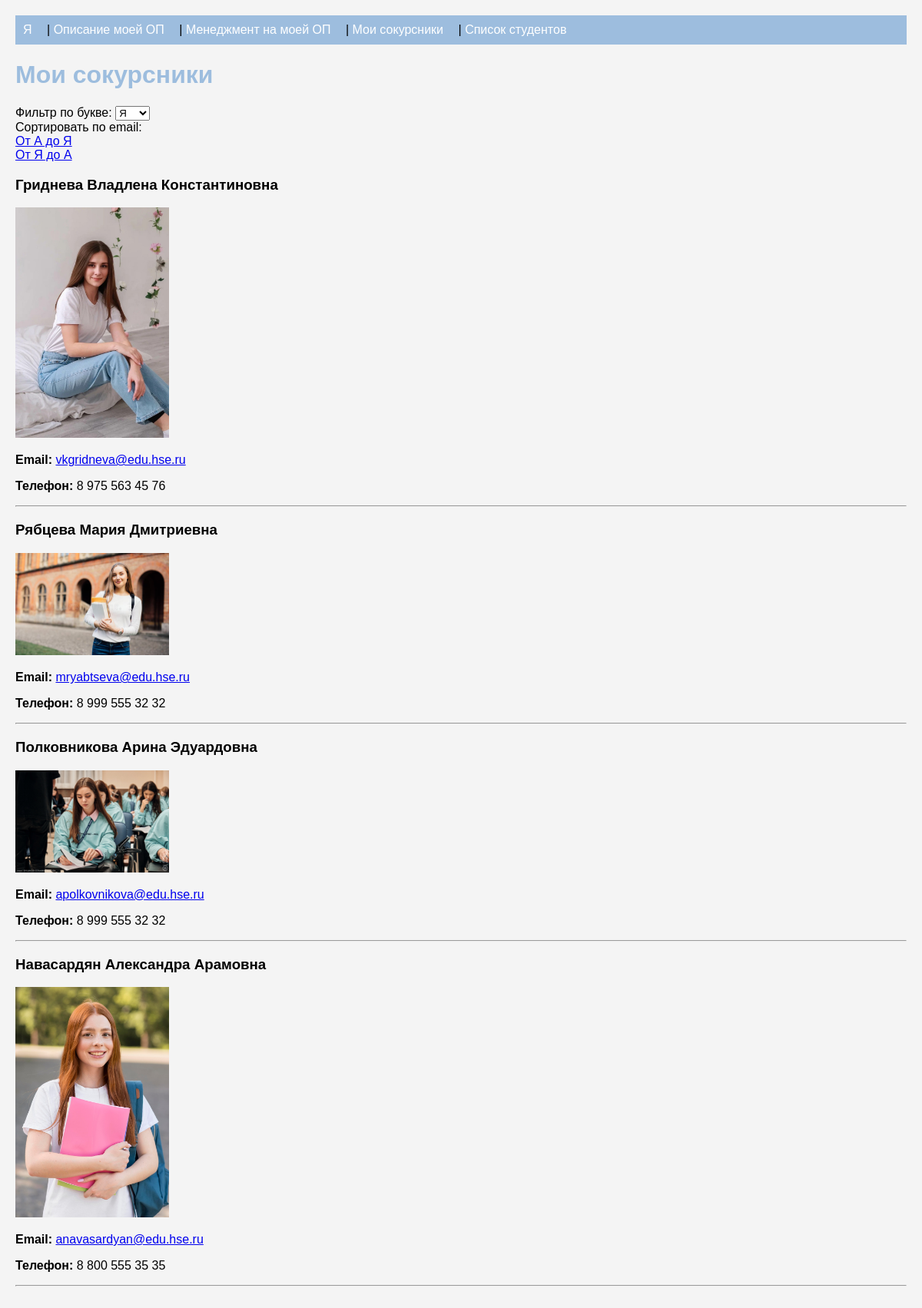
Screenshot of /hse/classmates/?sort_order=desc with the database file from the repository.
### hse_site/models.py (models this page shows, shortened)
class Classmate(models.Model):
    name = models.CharField(max_length=100)
    photo = models.ImageField(upload_to='classmate_photos/', blank=True, null=True)
    email = models.EmailField()
    phone = models.CharField(max_length=20)
    created_at = models.DateTimeField(auto_now_add=True)

### hse_site/views.py (the view)
# urls.py: path('classmates/', views.classmates, name='classmates'),
def classmates(request):
    classmates = Classmate.objects.all()
    letter = request.GET.get('letter', '')
    if letter:
        classmates = classmates.filter(name__istartswith=letter)
    sort_order = request.GET.get('sort_order', 'asc')  # 'asc' или 'desc'
    if sort_order == 'desc':
        classmates = classmates.order_by('-email')
    else:
        classmates = classmates.order_by('email')
    return render(request, 'hse_site/classmates.html', {'classmates': classmates, 'letter': letter, 'sort_order': sort_order})

### hse_site/templates/hse_site/classmates.html (shortened to what this page needs)
{% extends 'hse_site/base.html' %}
{% block content %}
<h1>Мои сокурсники</h1>
<form method="get" action="">
    <label for="letter">Фильтр по букве:</label>
    <select name="letter" id="letter" onchange="this.form.submit()">
        {% for letter in "АБВГДЕЁЖЗИЙКЛМНОПРСТУФХЦЧШЩЪЫЬЭЮЯ" %}
            <option value="{{ letter }}" {% if letter == letter %} selected {% endif %}>{{ letter }}</option>
        {% endfor %}
    </select>
</form>
<div>
    Сортировать по email:
    <a href="?sort_order=asc{% if letter %}&letter={{ letter }}{% endif %}">От А до Я</a>
    <a href="?sort_order=desc{% if letter %}&letter={{ letter }}{% endif %}">От Я до А</a>
</div>
{% for classmate in classmates %}
<h3>{{ classmate.name }}</h3>
{% if classmate.photo %}
<p><img src="{{ classmate.photo.url }}" alt="Фото {{ classmate.name }}" style="max-width: 200px;"></p>
{% endif %}
<p><strong>Email:</strong> <a href="mailto:{{ classmate.email }}">{{ classmate.email }}</a></p>
<p><strong>Телефон:</strong> {{ classmate.phone }}</p>
<hr>
{% empty %}
<p>Нет данных о сокурсниках.</p>
{% endfor %}
{% endblock %}

### static/css/styles.css (style rules this page uses)
body { font-family: Arial, sans-serif; margin: 0; padding: 20px; background-color: #f4f4f4; }
h1 { color: #9dbdde; }
img { max-width: 20%; height: auto; }

### rows the page displays
Classmate: name "Гриднева Владлена Константиновна", photo (picture), email "vkgridneva@edu.hse.ru", phone "8 975 563 45 76"
Classmate: name "Рябцева Мария Дмитриевна", photo (picture), email "mryabtseva@edu.hse.ru", phone "8 999 555 32 32"
Classmate: name "Полковникова Арина Эдуардовна", photo (picture), email "apolkovnikova@edu.hse.ru", phone "8 999 555 32 32"
Classmate: name "Навасардян Александра Арамовна", photo (picture), email "anavasardyan@edu.hse.ru", phone "8 800 555 35 35"

### other values shown
form field letter "Я"
